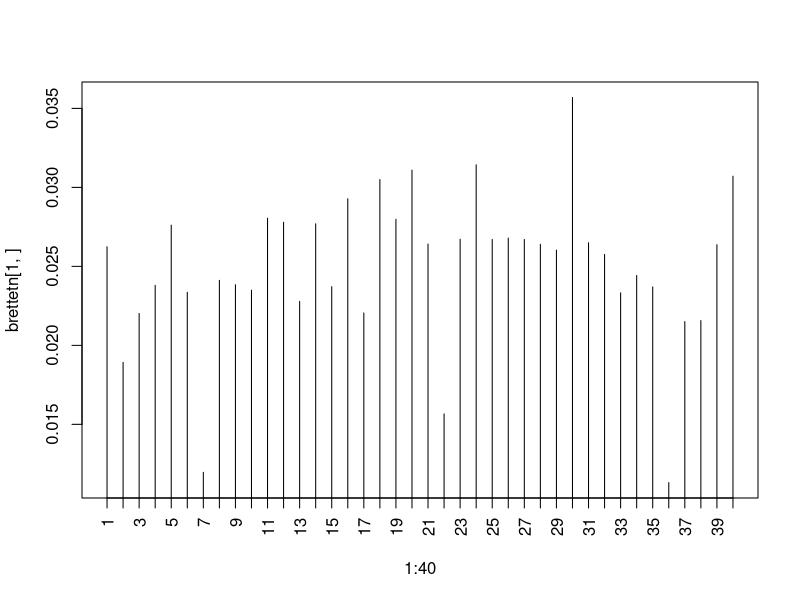
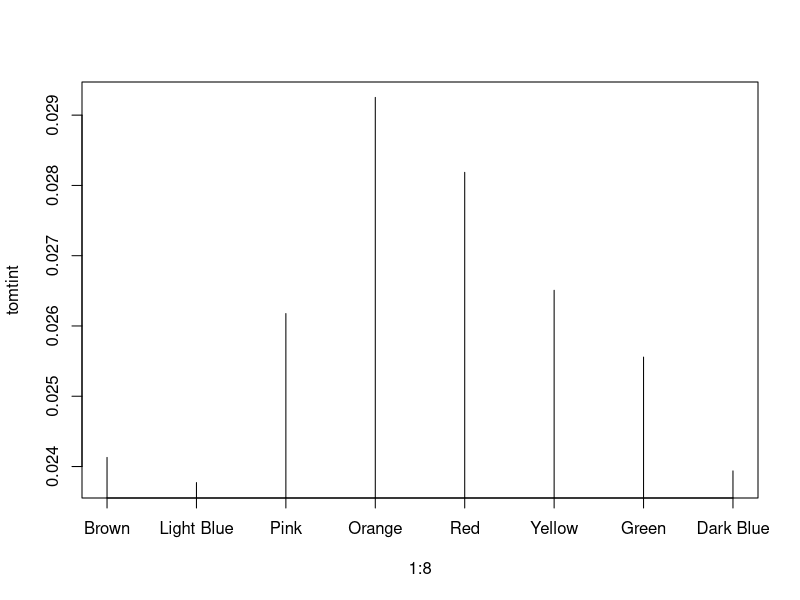

R code for these plots, in order:
sjanse=rep(0,40)
sjanse[c(1,5,11,24,30,39,40)]=1/8
provlykken=rep(0,40)
provlykken[c(30,40)]=0.5

sjanseloc=c(7,22,36)
provlykkenloc=c(2,17,33)

brettet=matrix(rep(0,40*40),40,40)
prob=c(1/36,2/36,3/36,4/36,5/36,6/36,5/36,4/36,3/36,2/36,1/36)
tempbrett=c(1:40,1:12)
for(i in 1:40){
  brettet[i,tempbrett[(i+2):(i+12)]]=prob
}
#Fengsel
brettet[30,]=brettet[10,]*(5/6)^9+(1-(5/6)^9)*c(rep(0,11),1/6,0,1/6,0,1/6,0,1/6,0,1/6,0,1/6,rep(0,18))

#prov lykken kort
for(i in provlykkenloc){
  temp=which(brettet[,i]!=0)
  for(j in temp){
    brettet[j,]=brettet[j,]+brettet[j,i]*provlykken*2/16
    brettet[j,i]=brettet[j,i]*14/16
  }
}

#sjanse kort
for(i in sjanseloc){
  temp=which(brettet[,i]!=0)
  for(j in temp){
    sjansetemp=sjanse
    sjansetemp[i-3]=sjansetemp[i-3]+1/8
    brettet[j,]=brettet[j,]+brettet[j,i]*sjansetemp*8/16
    brettet[j,i]=brettet[j,i]*8/16
  }
}


brettetn=brettet%*%brettet #brettetn,n=2
brettetn=brettetn%*%brettetn #brettetn,n=4
brettetn=brettetn%*%brettetn #brettetn,n=8
brettetn=brettetn%*%brettetn #brettetn,n=16
brettetn=brettetn%*%brettetn #brettetn,n=32
brettetn=brettetn%*%brettetn #brettetn,n=64
brettetn=brettetn%*%brettetn #brettetn,n=128

plot(1:40, brettetn[1,],type='h',xaxt='n')
axis(1, at = 1:40, las=2)



#gate type
tomt=list(brun=c(1,3), lblaa=c(6,8,9), rosa=c(11,13,14), orange=c(16,18,19), rod=c(21,23,24), gul=c(26,27,29), gronn=c(31,32,34),mblaa=c(37,39))
name=c('Brown','Light Blue','Pink','Orange','Red','Yellow','Green','Dark Blue')
tomtint=rep(0,8)
for(i in 1:length(tomt)){
  tomtint[i]=sum(brettetn[1,tomt[[i]]])/length(tomt[[i]])
}
plot(1:8,tomtint,type='h',xaxt='n')
axis(1, 1:8, name)
